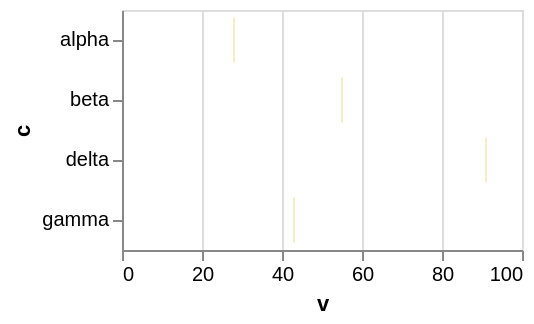

Write the Vega-Lite specification saved for this chart.
### Vega-Lite specification from a JSON file in a GitHub repository (floating-point values rounded to 4 significant figures)
{"$schema": "https://vega.github.io/schema/vega-lite/v6.json", "width": 200, "height": 120, "data": {"values": [{"c": "alpha", "v": 28, "w": 3, "t": "2024-01-07"}, {"c": "beta", "v": 55, "w": 7, "t": "2024-03-19"}, {"c": "gamma", "v": 43, "w": 5, "t": "2024-06-02"}, {"c": "delta", "v": 91, "w": 9, "t": "2024-09-11"}]}, "mark": {"type": "tick", "color": "palegoldenrod"}, "encoding": {"x": {"field": "v", "type": "quantitative"}, "y": {"field": "c", "type": "nominal"}}}
